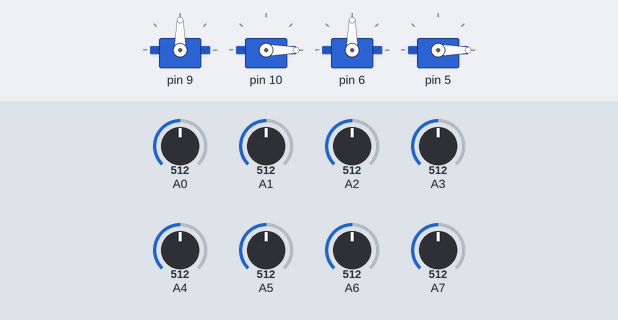
A sketch run on a simulated Arduino Nano, built with avr-gcc and run on an emulated ATmega328P. Shown: 4 × servo. Inputs (shaded band) come from the test bench; at power-on: A1 = 512, A2 = 512, A3 = 512, A4 = 512, A7 = 512, A0 = 512, A5 = 512, A6 = 512.

Above: at 1.2 s.
1.3 s: A1 set to 556
At 4.0 s:
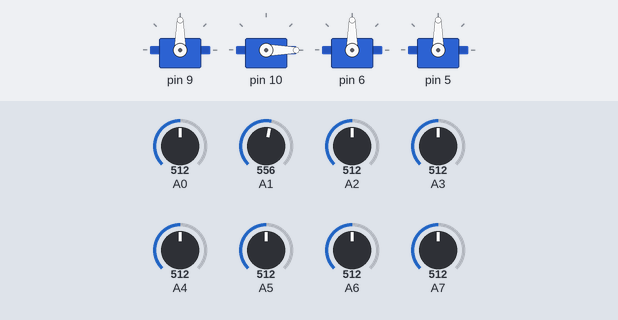
4.3 s: A2 set to 551
At 7.0 s:
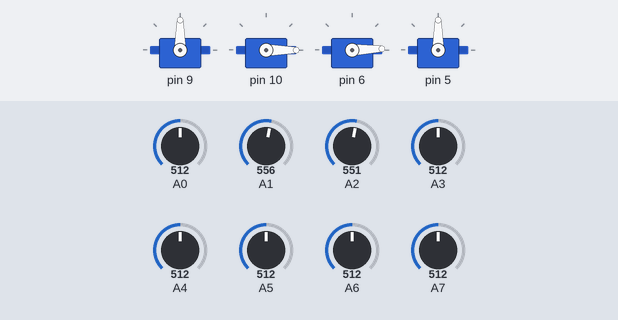
7.3 s: A3 set to 558
8.8 s: A3 set to 588
At 9.6 s:
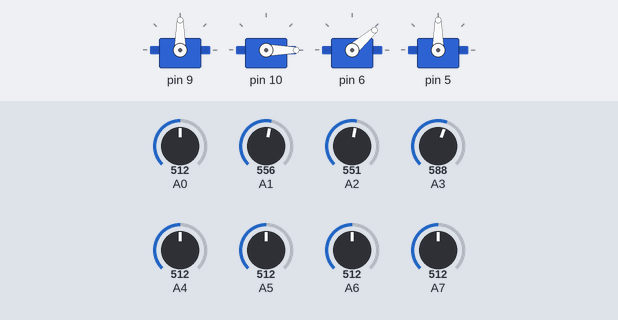
11.8 s: A4 set to 716
At 14.63 s:
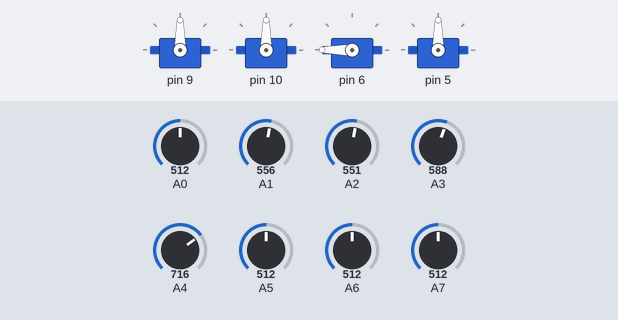
14.8 s: A7 set to 80
At 17.9 s:
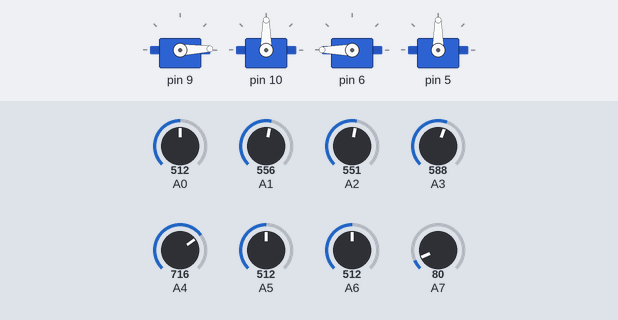
Timing chart, 0 to 18.8 s (numbered marks = the images above; inputs shaded):
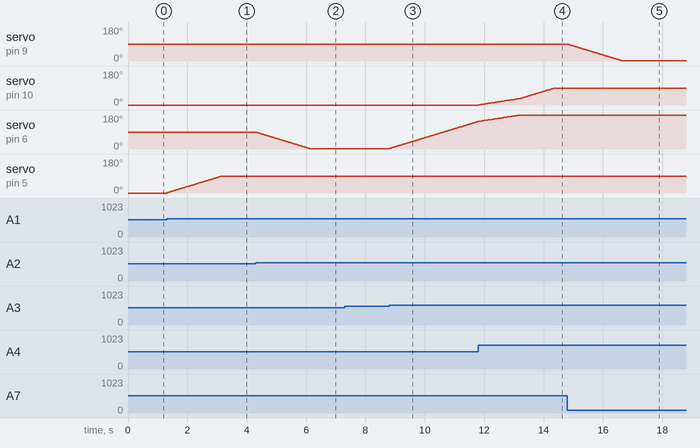

Measured:
- the behaviour switches between 537 and 538 on A1 (found by bisection; images 0 and 1)
- the behaviour switches between 537 and 538 on A2 (found by bisection; images 1 and 2)
- the behaviour switches between 576 and 577 on A3 (found by bisection; images 2 and 3)
- after the input at 1.3 s, servo on pin 5: moves from 0° to 90° over 1.9 s, starting at once
- after the input at 4.3 s, servo on pin 6: moves from 90° to 2° over 1.8 s, starting at once
- after the input at 7.3 s, every drawn part: stays the same
- after the input at 8.8 s, servo on pin 6: moves from 2° to 146° over 3.0 s, starting at once
- after the input at 11.8 s, servo on pin 10: moves from 0° to 90° over 2.5 s, starting at once
- after the input at 14.8 s, servo on pin 9: moves from 90° to 2° over 1.8 s, starting at once

The sketch:

Solar.ino
```cpp
#include <Servo.h>
#include "Solarplant.h";

Solarplant plant1(9,10,
                   A6,A7,A5,A4);


Solarplant plant2(6,5,
                  A2,A3,A0,A1);

void setup() {

  plant1.Enable();
  plant1.StartPosition();
  plant2.Enable();
  plant2.StartPosition();
}

void loop() {

plant1.Move();
plant2.Move();

}
```

Solarplant.cpp
```cpp
#include <Servo.h>
#include "Solarplant.h"
#include <Arduino.h>

Solarplant::Solarplant(int _lrpin, int _udpin,
               int _leftport,int _rightport,
			   int _upport,int _downport)
{
    lrpint=_lrpin;
    udpin=_udpin;
    leftport=_leftport;
    rightport=_rightport;
    upport=_upport;
    downport=_downport;

    lrposition=90;
    udposition=0;


    diff=25;
    delaytime=20;

}

void Solarplant::Enable(){
  enabled=true;
}

void Solarplant::Disable(){
 enabled=false;

}
void Solarplant::StartPosition(){
  horizontal.attach(lrpint);
  horizontal.write(90);
  horizontal.detach();

  vertical.attach(udpin);
  vertical.write(0);
  vertical.detach();
}
void Solarplant::Move(){
 if(enabled){

  //Program
  horizontal.attach(lrpint);
  vertical.attach(udpin);

    left=analogRead(leftport);
    right=analogRead(rightport);
    down=analogRead(downport);
    up=analogRead(upport);

   if(left>100||right>100||up>100||down>100){
    //Left

    if(left-diff>right &&lrposition>2){
      lrposition--;

      horizontal.write(lrposition);
      delay(delaytime);
      horizontal.detach();
    }

    //Right
    else if(right-diff>left &&lrposition<180){
      lrposition++;


      horizontal.write(lrposition);
      delay(delaytime);
      horizontal.detach();
    }

     //Up
     else if(up-diff>down && udposition>0){
      udposition--;


      vertical.write(udposition);
      delay(delaytime);
      vertical.detach();
    }

    //Down
    else if(down-diff>up && udposition<90 ){
      udposition++;


      vertical.write(udposition);
      delay(delaytime);
      vertical.detach();
    }

  }
 }

}
```

Solarplant.h
```cpp
#ifndef SOLARPLANT_H
#define SOLARPLANT_H


class Solarplant
{
    public:
        /** Default constructor */
         Solarplant(int _lrpin, int _udpin,
               int _leftport,int _rightport,int _upport,int _downport);

       int lrpint,udpin;
        int leftport,rightport,upport,downport;
        int lrposition,udposition;
        int left,right,up,down;
        int diff;
        int delaytime;

        Servo horizontal;
        Servo vertical;
        bool enabled;


        void Move();
        void Enable();
        void Disable();
        void StartPosition();
    protected:

    private:
};

#endif // SOLARPLANT_H
```
